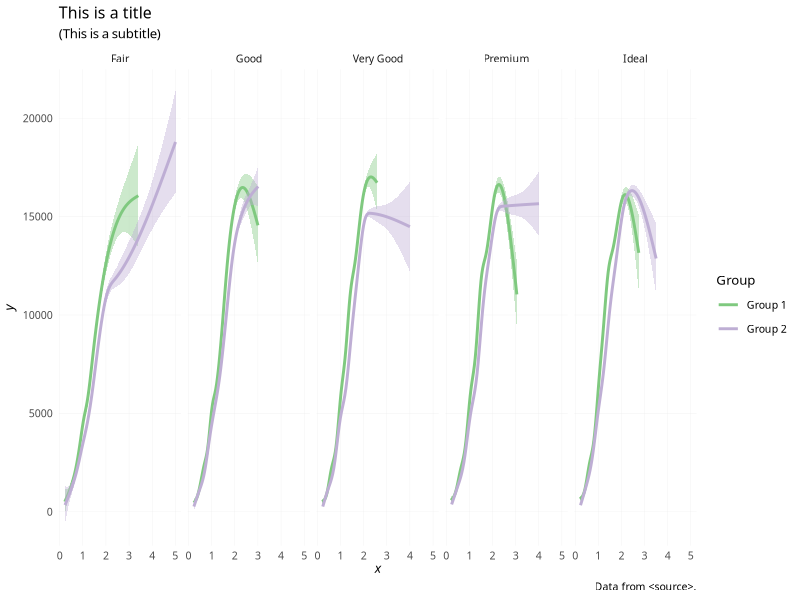
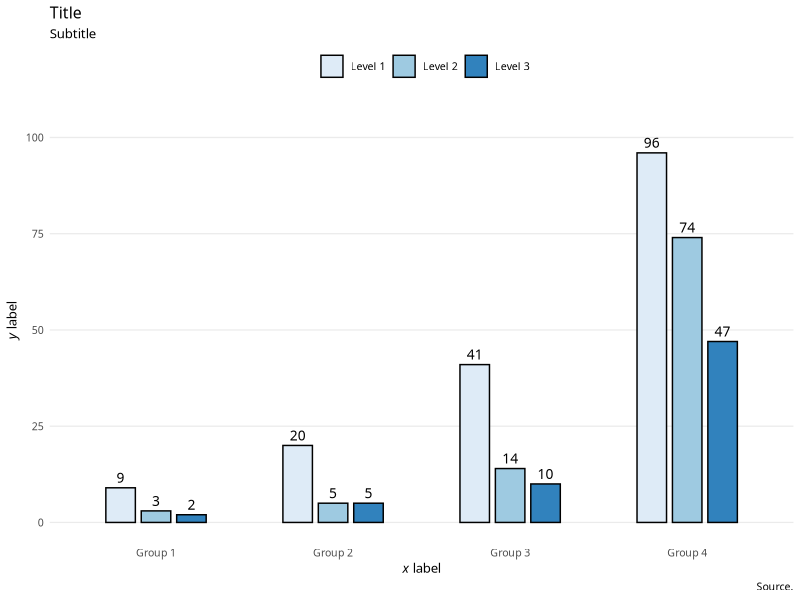

These figures' R source, in order: (Note: this script raises an error after producing the figures.)
## ---- chunk 1
#| label: fig-1
#| fig-cap: This is a figure caption.
#| warning: false
#| echo: true
#| include: true
#| eval: true
#| fig-width: 6
#| fig-height: 3.5
library(ggplot2)

diamonds$color_group <- factor(ifelse(
  diamonds$color %in% c("D", "E", "F"),
  "Group 1", "Group 2"
))

ggplot(
  diamonds,
  aes(x = carat, y = price, color = color_group, fill = color_group)
) +
  geom_smooth() +
  facet_grid(~ cut) +
  theme_minimal(base_family = "Verdana", base_size = 9.5) +

  # Grid
  theme(panel.grid.major.y = element_line(size = .1),
        panel.grid.minor.y = element_blank(),
        panel.grid.major.x = element_line(size = .1),
        panel.grid.minor.x = element_blank()) +

  # Colours
  scale_color_brewer(type = "qual", palette = "Accent") +
  scale_fill_brewer(type = "qual", palette = "Accent") +

  # Labels
  labs(
    title = "This is a title",
    subtitle = "(This is a subtitle)",
    caption = "Data from <source>.",
    x = expression(italic(x)),
    y = expression(italic(y)),
    colour = "Group"
  ) +

  # Legend
  guides(fill = "none") +
  guides(color = guide_legend(override.aes = list(fill = "white")))

## ---- chunk 2
#| include: true
# Create df
df <- data.frame(
  level = rep(c('L1', 'L2', 'L3', 'L4'), each = 3),
  y = c(9, 3, 2, 20, 5, 5, 41, 14, 10, 96, 74, 47),
  group = rep(c('G1', 'G2', 'G3'), times = 4)
  )
df$level <- factor(df$level, levels = c('L1', 'L2', 'L3', 'L4'))
df$group <- factor(df$group, levels = c('G1', 'G2', 'G3'))
df
## ---- chunk 3
#| label: fig-2
#| fig-cap: Figure caption.
#| warning: false
#| echo: true
#| include: true
#| eval: true
#| fig-width: 6
#| fig-height: 3.5
library(ggplot2)
library(ggplot2)
library(ggtext)

bar_numbers <- df$y

p <- ggplot(df, aes(x = level, y = y, fill = group)) +
  geom_col(position = position_dodge(0.6), colour = "black", width = .5) +
  theme_minimal(base_family = "Verdana", base_size = 9.5) +

  # Grid
  theme(
    panel.grid.major.x = element_blank(),
    panel.grid.minor.x = element_blank(),
    panel.grid.minor.y = element_blank(),
  ) +

  # Colours/Legend labels
  scale_fill_brewer(
    name = "",
    palette = 1,
    labels = c("Level 1", "Level 2", "Level 3")
  ) +

  # Labels
  labs(
    title = "Title",
    subtitle = "Subtitle",
    x = expression(paste(italic(x), " label")),
    y = expression(paste(italic(y), " label")),
    caption = "Source."
  ) +
  scale_x_discrete(
    labels = c('Group 1', 'Group 2', 'Group 3', 'Group 4')
  ) +

  # Text/Legend adjustments
  theme(
    plot.title = element_markdown(lineheight = 1.1),
    legend.position = "top"
  ) +

  # Bar numbers
  geom_text(
    aes(label = bar_numbers),
    position = position_dodge(width = 0.6),
    vjust = -0.5, hjust = 0.5,
    size = 3.5,
    fontface = 1.9,
    color = "black",
    family = "Verdana",
    ) +

  # Axis limits
  ylim(0, 105)
p

## ---- chunk 4
#| label: tbl-1
#| tbl-cap: This is a table caption
library(knitr)
kable(head(mtcars))

## ---- chunk 5
#| label: tbl-2
#| tbl-cap: This is another table caption
library(rmarkdown)
paged_table(mtcars)

## ---- chunk 6
#| label: img1
#| fig-width: 6
#| fig-height: 1.5
#| fig-cap: "This is an image caption."

knitr::include_graphics("thumbnail.jpg")
